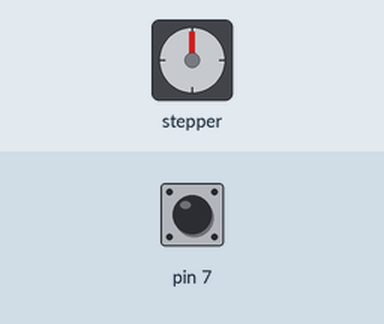
The sketch below on a simulated Arduino Uno, built with avr-gcc and run on an emulated ATmega328P. On the bench: stepper motor. Wiring (inferred from the names in the program): stepper motor (2048 steps per turn assumed): coils pin 1, pin 2, pin 3, pin 10. The inputs (shaded band) are chosen by the test bench; at power-on: pin 7 HIGH.

Above: at 1.2 s.
1.3 s: pin 7 pulled LOW for 0.15 s
At 1.47 s:
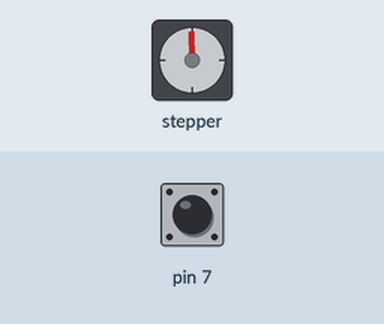
At 12.0 s:
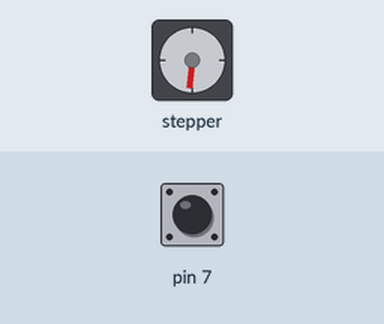
Timing chart, 0 to 13.3 s (numbered marks = the images above; inputs shaded):
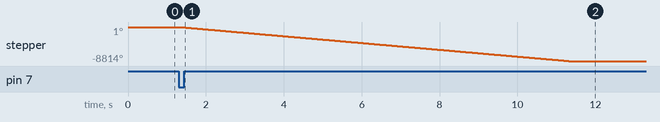

Measured:
- after the input at 1.3 s, stepper: turns 8814° counter-clockwise in 10.0 s, starting at once

The sketch:

firmware.ino
```cpp
#include <CapacitiveSensor.h>

CapacitiveSensor   cs_6_7 = CapacitiveSensor(6,7);        // 10M resistor between pins 6 & 7

int buttonReading;
int buttonState;             // the current reading from the input pin
int lastButtonState = LOW;   // the previous reading from the input pin

long lastDebounceTime = 0;  // the last time the output pin was toggled
long debounceDelay = 10;    // the debounce time; increase if the output flickers

//declare variables for the motor pins
int motorPin1 = 1;  // Blue   - 28BYJ48 pin 1
int motorPin2 = 2;  // Pink   - 28BYJ48 pin 2
int motorPin3 = 3;  // Yellow - 28BYJ48 pin 3
int motorPin4 = 10; // Orange - 28BYJ48 pin 4
                       // Red    - 28BYJ48 pin 5 (VCC)

int motorSpeed = 75;     //variable to set stepper speed

long runTime = 10000;  //how long the exhibit runs

//////////////////////////////////////////////////////////////////////////////
void setup() {
  cs_6_7.set_CS_AutocaL_Millis(0xFFFFFFFF);     // turn off autocalibrate
  pinMode(motorPin1, OUTPUT);
  pinMode(motorPin2, OUTPUT);
  pinMode(motorPin3, OUTPUT);
  pinMode(motorPin4, OUTPUT);
}

//////////////////////////////////////////////////////////////////////////////
int i = 0;
int on = 0;
long total1;

void loop(){
    if (on == 1){
        clockwise();
        if ((millis() - lastDebounceTime) > debounceDelay+(runTime)) {
          on = 0;
          stop_motor();
        }
    }
    else if (on == 2){
        counterclockwise();
        if ((millis() - lastDebounceTime) > debounceDelay+runTime) {
          on = 0;
          stop_motor();
        }
    }
    else {
      total1 =  cs_6_7.capacitiveSensor(120);

      if (total1>100){
        buttonReading = 1;
      }
      else {
        buttonReading = 0;
      }

    // If the switch changed, due to noise or pressing:
    if (buttonReading != lastButtonState) {
      // reset the debouncing timer
      lastDebounceTime = millis();
    }

    if ((millis() - lastDebounceTime) > debounceDelay) {
      // whatever the reading is at, it's been there for longer
      // than the debounce delay, so take it as the actual current state:

      // if the button state has changed:
      if (buttonReading != buttonState) {
        buttonState = buttonReading;

        // only toggle the LED if the new button state is HIGH
        if (buttonState == HIGH) {
          on = 1;
        }
      }
    }
    lastButtonState = buttonReading;
  }
}

//////////////////////////////////////////////////////////////////////////////
//set pins to ULN2003 high in sequence from 1 to 4
//delay "motorSpeed" between each pin setting (to determine speed)
uint8_t bits1 = 0b11000001;
uint8_t bits2 = 0b01110000;
uint8_t bits3 = 0b00011100;
uint8_t bits4 = 0b00000111;


void counterclockwise (){
	uint8_t bits = 8;
	while (bits--){
		digitalWrite(motorPin1,bits1 & _BV(bits) ? HIGH : LOW);
		digitalWrite(motorPin2,bits2 & _BV(bits) ? HIGH : LOW);
		digitalWrite(motorPin3,bits3 & _BV(bits) ? HIGH : LOW);
		digitalWrite(motorPin4,bits4 & _BV(bits) ? HIGH : LOW);
		delayMicroseconds(motorSpeed);
	}
}

void clockwise (){
	uint8_t bits = 0;
	while (bits++<8){
		digitalWrite(motorPin1,bits1 & _BV(bits) ? HIGH : LOW);
		digitalWrite(motorPin2,bits2 & _BV(bits) ? HIGH : LOW);
		digitalWrite(motorPin3,bits3 & _BV(bits) ? HIGH : LOW);
		digitalWrite(motorPin4,bits4 & _BV(bits) ? HIGH : LOW);
		delayMicroseconds(motorSpeed);
	}
}

void stop_motor(){
 digitalWrite(motorPin4, LOW);
 digitalWrite(motorPin3, LOW);
 digitalWrite(motorPin2, LOW);
 digitalWrite(motorPin1, LOW);
 delayMicroseconds(motorSpeed);
}

/*
void counterclockwise (){
 // 1
 digitalWrite(motorPin1, HIGH);
 digitalWrite(motorPin2, LOW);
 digitalWrite(motorPin3, LOW);
 digitalWrite(motorPin4, LOW);
 delayMicroseconds(motorSpeed);
 // 2
 digitalWrite(motorPin1, HIGH);
 digitalWrite(motorPin2, HIGH);
 digitalWrite(motorPin3, LOW);
 digitalWrite(motorPin4, LOW);
 delayMicroseconds (motorSpeed);
 // 3
 digitalWrite(motorPin1, LOW);
 digitalWrite(motorPin2, HIGH);
 digitalWrite(motorPin3, LOW);
 digitalWrite(motorPin4, LOW);
 delayMicroseconds(motorSpeed);
 // 4
 digitalWrite(motorPin1, LOW);
 digitalWrite(motorPin2, HIGH);
 digitalWrite(motorPin3, HIGH);
 digitalWrite(motorPin4, LOW);
 delayMicroseconds(motorSpeed);
 // 5
 digitalWrite(motorPin1, LOW);
 digitalWrite(motorPin2, LOW);
 digitalWrite(motorPin3, HIGH);
 digitalWrite(motorPin4, LOW);
 delayMicroseconds(motorSpeed);
 // 6
 digitalWrite(motorPin1, LOW);
 digitalWrite(motorPin2, LOW);
 digitalWrite(motorPin3, HIGH);
 digitalWrite(motorPin4, HIGH);
 delayMicroseconds (motorSpeed);
 // 7
 digitalWrite(motorPin1, LOW);
 digitalWrite(motorPin2, LOW);
 digitalWrite(motorPin3, LOW);
 digitalWrite(motorPin4, HIGH);
 delayMicroseconds(motorSpeed);
 // 8
 digitalWrite(motorPin1, HIGH);
 digitalWrite(motorPin2, LOW);
 digitalWrite(motorPin3, LOW);
 digitalWrite(motorPin4, HIGH);
 delayMicroseconds(motorSpeed);
}

//////////////////////////////////////////////////////////////////////////////
//set pins to ULN2003 high in sequence from 4 to 1
//delay "motorSpeed" between each pin setting (to determine speed)

void clockwise(){
 // 1
 digitalWrite(motorPin4, HIGH);
 digitalWrite(motorPin3, LOW);
 digitalWrite(motorPin2, LOW);
 digitalWrite(motorPin1, LOW);
 delayMicroseconds(motorSpeed);
 // 2
 digitalWrite(motorPin4, HIGH);
 digitalWrite(motorPin3, HIGH);
 digitalWrite(motorPin2, LOW);
 digitalWrite(motorPin1, LOW);
 delayMicroseconds (motorSpeed);
 // 3
 digitalWrite(motorPin4, LOW);
 digitalWrite(motorPin3, HIGH);
 digitalWrite(motorPin2, LOW);
 digitalWrite(motorPin1, LOW);
 delayMicroseconds(motorSpeed);
 // 4
 digitalWrite(motorPin4, LOW);
 digitalWrite(motorPin3, HIGH);
 digitalWrite(motorPin2, HIGH);
 digitalWrite(motorPin1, LOW);
 delayMicroseconds(motorSpeed);
 // 5
 digitalWrite(motorPin4, LOW);
 digitalWrite(motorPin3, LOW);
 digitalWrite(motorPin2, HIGH);
 digitalWrite(motorPin1, LOW);
 delayMicroseconds(motorSpeed);
 // 6
 digitalWrite(motorPin4, LOW);
 digitalWrite(motorPin3, LOW);
 digitalWrite(motorPin2, HIGH);
 digitalWrite(motorPin1, HIGH);
 delayMicroseconds (motorSpeed);
 // 7
 digitalWrite(motorPin4, LOW);
 digitalWrite(motorPin3, LOW);
 digitalWrite(motorPin2, LOW);
 digitalWrite(motorPin1, HIGH);
 delayMicroseconds(motorSpeed);
 // 8
 digitalWrite(motorPin4, HIGH);
 digitalWrite(motorPin3, LOW);
 digitalWrite(motorPin2, LOW);
 digitalWrite(motorPin1, HIGH);
 delayMicroseconds(motorSpeed);
}*/
```
